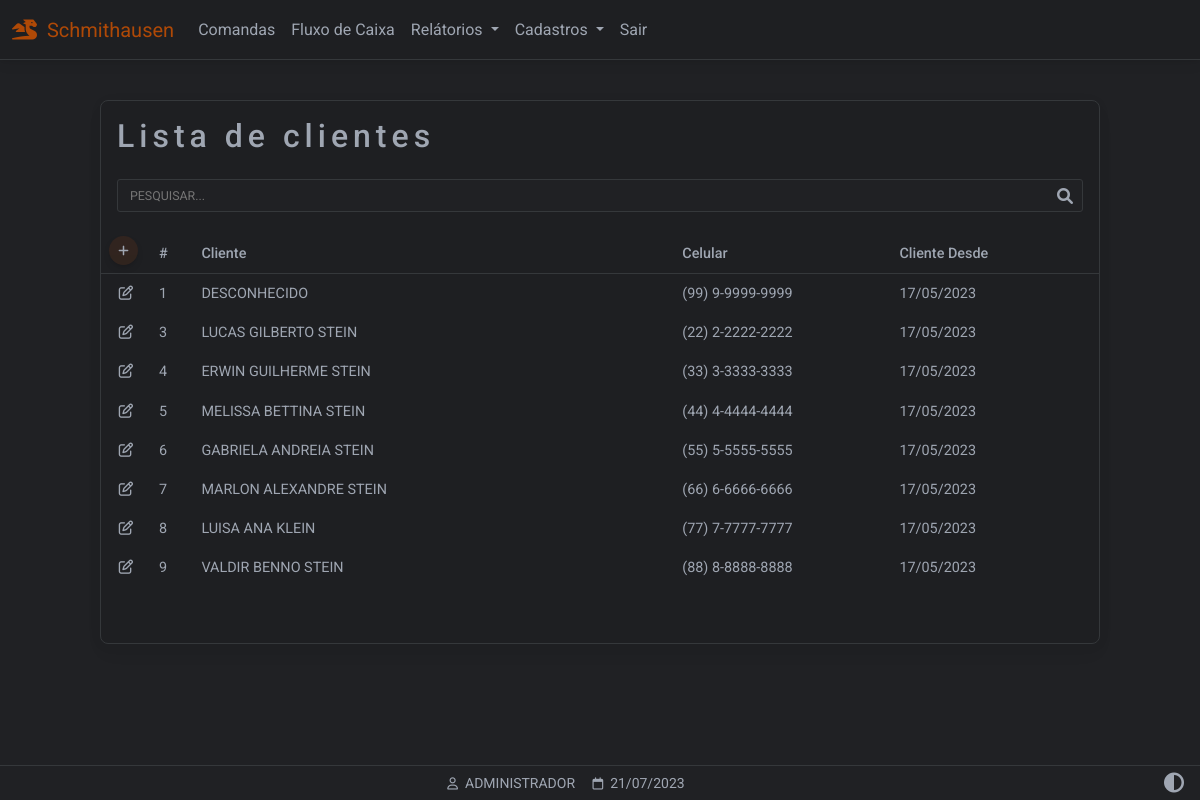
/clientes (signed in), run on the app's committed database.
### website/models.py (models this page shows)
class Cliente(db.Model):
    id = db.Column(db.Integer, primary_key=True)
    fone = db.Column(db.String(150))
    data_criacao = db.Column(db.DateTime(timezone=True), default=func.now())
    nome = db.Column(db.String(150))

class User(db.Model, UserMixin):
    id = db.Column(db.Integer, primary_key=True)
    email = db.Column(db.String(150), unique=True)
    password = db.Column(db.String(150))
    first_name = db.Column(db.String(150))
    user = db.relationship('Produto',backref='produto')

### website/views.py (the view)
@views.route('/clientes', methods=['GET','POST'])
@login_required
def clientes():
    clientes = []
    rows = Cliente.query.all()
    for r in rows:
        clientes.append(r)
    return render_template("clientes_listar.html", user=current_user, data=data, clientes=clientes)

### website/__init__.py (called while the page is built)
def create_app():
    app = Flask(__name__)
    app.config['SECRET_KEY'] = 'hjshjhdjah kjshkjdhjs'
    app.config['SQLALCHEMY_DATABASE_URI'] = f'sqlite:///{DB_NAME}'
    app.config["TEMPLATES_AUTO_RELOAD"] = True
    db.init_app(app)
    from .views import views
    from .auth import auth
    app.register_blueprint(views, url_prefix='/')
    app.register_blueprint(auth, url_prefix='/')
    from .models import User, Cliente, Produto
    with app.app_context():
        db.create_all()
    login_manager = LoginManager()
    login_manager.login_view = 'auth.login'
    login_manager.login_message = u"FAVOR EFETUAR LOGIN!"
    login_manager.init_app(app)
    @login_manager.user_loader
    def load_user(id):
        return User.query.get(int(id))
    return app

### website/templates/clientes_listar.html (shortened to what this page needs)
{% extends "base.html" %}
{% block content %}
<div class="container-fluid" style="min-height:100dvh;padding-top:100px">
<div class="table-responsive w-100 card myTheme-900 larg-max m-auto" style="padding-bottom: 40px">
        <table class="table table-borderless table-sm myTheme-900 ">
            <thead>
                <tr>
                    <h2 class="p-3 ">Lista de clientes</h2>
                </tr>
                <tr>
                <tr>
                    <div class="p-3 pt-0">
                        <div class="form-outline" style="margin-bottom: 0!important;padding-bottom: 0!important;">
                            <input type="text" style="text-transform:uppercase" id="inputPesquisarCliente"
                                class="myInputs form-control-sm" placeholder="Pesquisar..."
                                onkeyup='pesquisarTabelaClientes()' />
                        </div>
                    </div>
                </tr>
                <thead>
                    <tr>
                        <th class="text-nowrap" scope="col">
                            <a href="/clientes_cadastrar" class="p-2 btn btn-sm btn-floating btn-add">
                                <i class="fa-solid fa-plus"></i>
                            </a>
                        </th>
                        <th class="text-nowrap" scope="col">#</th>
                        <th class="text-nowrap" scope="col" style="min-width: 280px;">Cliente</th>
                        <th class="text-nowrap" scope="col">Celular</th>
                        <th class="text-nowrap" scope="col">Cliente Desde</th>
                        <th class="text-nowrap" scope="col"></th>
                    </tr>
                </thead>
            <tbody id="tb-clientes">
                {% for i in clientes %}
                <tr>
                    <td class="text-center" style="width: 50px">
                        <a role="button" class="" href="/clientes_atualizar/{{ i.id }}">
                            <i class="fa-regular fa-pen-to-square"></i>
                        </a>
                    </td>
                    <td class="text-nowrap" scope="row"> {{ i.id }} </td>
                    <td class="text-nowrap" scope="row"> {{ i.nome }} </td>
                    <td class="text-nowrap" scope="row"> {{ i.fone }} </td>
                    <td class="text-nowrap" scope="row"> {{ i.data_criacao.strftime('%d/%m/%Y') }} </td>
                    <td>
                    </td>
                </tr>
                {% endfor %}
            </tbody>
        </table>
    </div>
</div>
{% endblock %}
{% block titlefooter %}
<span>
    &nbsp;{{ user.first_name.split()[0] | upper }}
    <span>
        &nbsp;{{ data.strftime('%d/%m/%Y') }}
    </span>
    {% endblock %}

### website/templates/base.html (shortened to what this page needs)
<!DOCTYPE html>
<html lang="pt-br" class="{{ 'light-mode' if session.get('theme') == 'light' }}">
<head>
<link rel="stylesheet" href="https://cdnjs.cloudflare.com/ajax/libs/font-awesome/6.0.0/css/all.min.css"/>
<link rel="stylesheet" type="text/css"       href="{{ url_for('static', filename='css/mdb.min.css')      }}">
<link rel="stylesheet" type="text/css"       href="{{ url_for('static', filename='css/base.css')         }}">
</head>
<body class="myTheme-500">
<nav id="navbar" class="autohide navbar navbar-expand-lg fixed-top ">
  <div class="container-fluid">
    <a class="navbar-brand"><i class="fa-solid fa-dragon"></i>&nbsp;&nbsp;Schmithausen</a>
    {% if user.is_authenticated %}
    <div class="collapse navbar-collapse" id="navbarSupportedContent">
      <ul class="navbar-nav me-auto mb-2 mb-lg-0 my-navbar">
        <li class="nav-item">
          <a class="nav-link" href="/comandas">Comandas</a>
        </li>
        <li class="nav-item">
          <a class="nav-link" href="#">Fluxo de Caixa</a>
        </li>
        <li class="nav-item dropdown">
          <a class="nav-link dropdown-toggle" href="#" id="navbarDropdown" role="button" data-mdb-toggle="dropdown" aria-expanded="false">
            Relátorios
          </a>
        </li>
        <li class="nav-item dropdown">
          <a class="nav-link dropdown-toggle" href="#" id="navbarDropdown" role="button" data-mdb-toggle="dropdown" aria-expanded="false">
            Cadastros
          </a>
                      <li class="nav-item">
                      <a class="nav-link btn-sair" href="/logout">Sair</a>
                      </li>
        {% endif %}
        </li>
      </ul>
    </div>
  </div>
</nav>
  {% block content %}
  {% endblock %}
<footer class="row text-center fixed-bottom my-footer">
  <div class="col text-center p-1" style="min-width: 250px">
   <small>
   {% block titlefooter %}{% endblock %}
   </small>
    </div>
<div class="col text-center p-1 me-2" style="max-width: 60px;">
<a href="{{ url_for('views.toggle_theme', current_page=request.path) }}">
  <span>
  <i class="fa-solid fa-circle-half-stroke fa-lg"></i>
  </span>
</div>
</footer>
</body>
</html>

### website/static/css/base.css (style rules this page uses)
:root { --custom-color: 211, 84, 0; --color-primary: 59, 113, 202; --color-secondary: 159,166,178; --color-success: 20,164,77; --color-danger: 220, 76, 76; --color-warning: 228,161,27; --color-info: 84,180,211; --color-ligth: 251,251,251; --color-theme-500: 32, 33, 36; --color-theme-900: 30, 31, 34; --cor-fonte: 159,166,178; --cor-da-borda: 53, 56, 59; }
.larg-max { max-width: 1000px!important; }
h2 { letter-spacing: 5px; }
.myTheme-900 { background-color: rgb(var(--color-theme-900))!important; color: rgb(var(--cor-fonte))!important; }
.myTheme-500 { background-color: rgb(var(--color-theme-500))!important; color: rgb(var(--cor-fonte))!important; }
.navbar-expand-lg { background-color: rgb(var(--color-theme-900)); border-bottom: 1px solid rgb(var(--cor-da-borda)); }
.fa-bars, .fa-circle-half-stroke { color: rgb(var(--cor-fonte))!important; }
#navbar .nav-link { color: rgb(var(--cor-fonte))!important; }
.my-footer { background-color: rgb(var(--color-theme-500)); border-top: 1px solid rgb(var(--cor-da-borda)); color: rgb(var(--cor-fonte)); }
.my-footer span { color: rgb(var(--cor-fonte)); }
.table-responsive { border: 1px solid rgb(var(--cor-da-borda))!important; color: rgb(var(--cor-fonte))!important; margin-bottom: 80px!important; }
.table-responsive thead th { border-bottom: 1px solid rgb(var(--cor-da-borda))!important; }
.btn-add { background-color: rgba(var(--custom-color),0.1); border-radius: 50%; width: 30px; height: 30px; color: rgb(var(--cor-fonte)); display: flex; align-items: center; justify-content: center; }
.navbar-brand { color:rgba(var(--custom-color),0.8); pointer-events: none;" }
.fa-pen-to-square, .fa-trash-can { color: rgb(var(--cor-fonte))!important; }
.form-outline { margin-bottom: 30px!important; }
.myInputs { color: rgb(var(--cor-fonte))!important; border: 1px solid rgb(var(--cor-da-borda))!important; background-color: rgb(var(--color-theme-500)); width: 100%; padding: 0.35rem; padding-left: 0.75rem; border-radius: 3px; }

### data on the page
Cliente: id "1", nome "DESCONHECIDO", fone "(99) 9-9999-9999", data_criacao "17/05/2023"
Cliente: id "3", nome "LUCAS GILBERTO STEIN", fone "(22) 2-2222-2222", data_criacao "17/05/2023"
Cliente: id "4", nome "ERWIN GUILHERME STEIN", fone "(33) 3-3333-3333", data_criacao "17/05/2023"
Cliente: id "5", nome "MELISSA BETTINA STEIN", fone "(44) 4-4444-4444", data_criacao "17/05/2023"
Cliente: id "6", nome "GABRIELA ANDREIA STEIN", fone "(55) 5-5555-5555", data_criacao "17/05/2023"
Cliente: id "7", nome "MARLON ALEXANDRE STEIN", fone "(66) 6-6666-6666", data_criacao "17/05/2023"
Cliente: id "8", nome "LUISA ANA KLEIN", fone "(77) 7-7777-7777", data_criacao "17/05/2023"
Cliente: id "9", nome "VALDIR BENNO STEIN", fone "(88) 8-8888-8888", data_criacao "17/05/2023"
User: first_name "ADMINISTRADOR"

### other printed values
{{ data.strftime('%d/%m/%Y') }} "21/07/2023"
